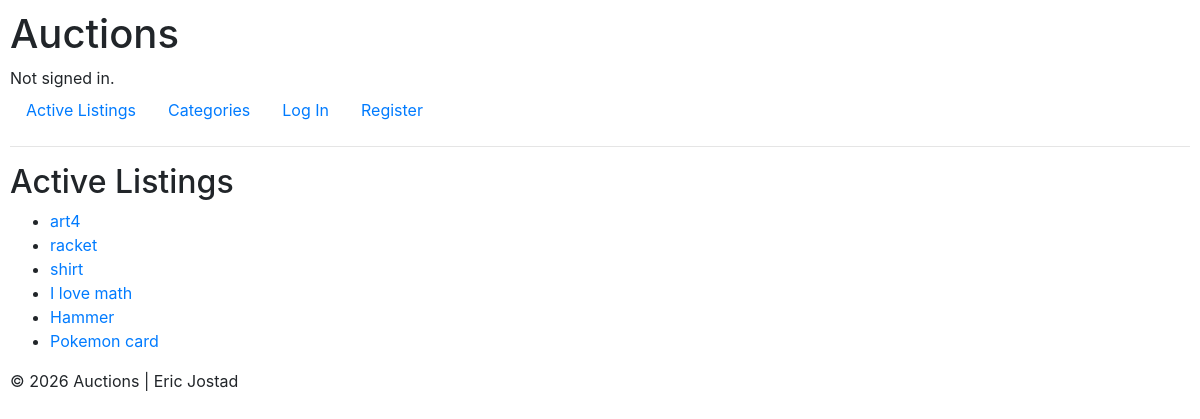
The page / on the database its author committed.
### auctions/models.py (models this page shows)
class Auction(models.Model):
    user = models.ForeignKey(User, on_delete=models.CASCADE)
    title = models.CharField(max_length=150)
    description = models.TextField(
        validators=[MinValueValidator(20), MaxValueValidator(1000)])
    starting_bid = models.DecimalField(
        max_digits=10, decimal_places=2, validators=[MinValueValidator(Decimal("0.01"))])
    image_url = models.URLField(blank=True)
    category = models.CharField(
        max_length=64)

### auctions/views.py (the view)
# urls.py: path("", views.index, name="index"),
def index(request):
    auction = Auction.objects.all()
    return render(request, "auctions/index.html", {
        "auctions": auction
    })

### auctions/templates/auctions/index.html
{% extends "auctions/layout.html" %}
{% block body %}
    <h2>Active Listings</h2>
    <ul>
        {% for auction in auctions %}
            <li>
                <a href="{% url 'auctions:listing' auction.id auction.title %}">{{ auction.title }}</a>
            </li>
        {% empty %}
            <li>No active listings.</li>
        {% endfor %}
    </ul>
{% endblock %}

### auctions/static/auctions/styles.css (style rules this page uses)
body { padding: 10px; }

### rows shown on the page
Auction: title "art4"
Auction: title "racket"
Auction: title "shirt"
Auction: title "I love math"
Auction: title "Hammer"
Auction: title "Pokemon card"
